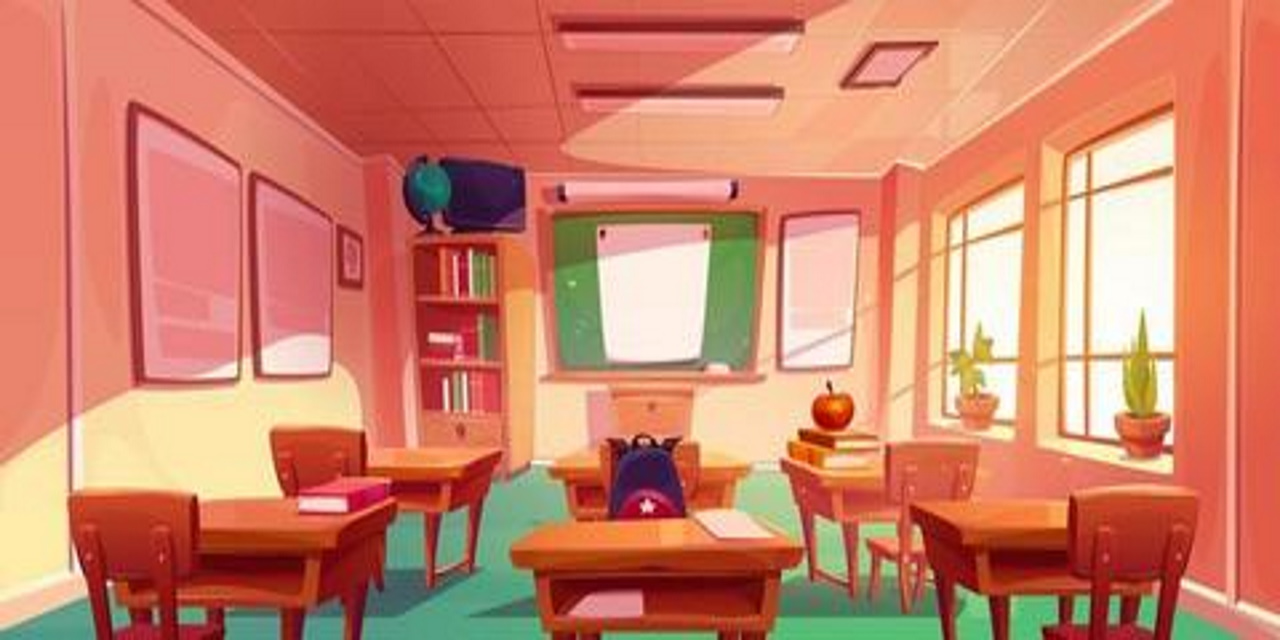

Rendered tile map (Tiled .tmx) drawn with the repository's tilesets; below, a short description and the full map source, tile grids included:
An orthogonal 40x20 tile map with 32x32 px tiles, 1 tile layer (Tilelaag 1) and 7 objects (7x Wall).

<map version="1.2" tiledversion="1.2.3" orientation="orthogonal" renderorder="right-down" width="40" height="20" tilewidth="32" tileheight="32" infinite="0" nextlayerid="3" nextobjectid="9">
 <tileset firstgid="1" name="tiles_spritesheet" tilewidth="32" tileheight="32" tilecount="800" columns="40">
  <image source="classroomlvl2.png" width="1280" height="640" />
 </tileset>
 <layer id="1" name="Tilelaag 1" width="40" height="20">
  <data encoding="csv">
1,2,3,4,5,6,7,8,9,10,11,12,13,14,15,16,17,18,19,20,21,22,23,24,25,26,27,28,29,30,31,32,33,34,35,36,37,38,39,40,
41,42,43,44,45,46,47,48,49,50,51,52,53,54,55,56,57,58,59,60,61,62,63,64,65,66,67,68,69,70,71,72,73,74,75,76,77,78,79,80,
81,82,83,84,85,86,87,88,89,90,91,92,93,94,95,96,97,98,99,100,101,102,103,104,105,106,107,108,109,110,111,112,113,114,115,116,117,118,119,120,
121,122,123,124,125,126,127,128,129,130,131,132,133,134,135,136,137,138,139,140,141,142,143,144,145,146,147,148,149,150,151,152,153,154,155,156,157,158,159,160,
161,162,163,164,165,166,167,168,169,170,171,172,173,174,175,176,177,178,179,180,181,182,183,184,185,186,187,188,189,190,191,192,193,194,195,196,197,198,199,200,
201,202,203,204,205,206,207,208,209,210,211,212,213,214,215,216,217,218,219,220,221,222,223,224,225,226,227,228,229,230,231,232,233,234,235,236,237,238,239,240,
241,242,243,244,245,246,247,248,249,250,251,252,253,254,255,256,257,258,259,260,261,262,263,264,265,266,267,268,269,270,271,272,273,274,275,276,277,278,279,280,
281,282,283,284,285,286,287,288,289,290,291,292,293,294,295,296,297,298,299,300,301,302,303,304,305,306,307,308,309,310,311,312,313,314,315,316,317,318,319,320,
321,322,323,324,325,326,327,328,329,330,331,332,333,334,335,336,337,338,339,340,341,342,343,344,345,346,347,348,349,350,351,352,353,354,355,356,357,358,359,360,
361,362,363,364,365,366,367,368,369,370,371,372,373,374,375,376,377,378,379,380,381,382,383,384,385,386,387,388,389,390,391,392,393,394,395,396,397,398,399,400,
401,402,403,404,405,406,407,408,409,410,411,412,413,414,415,416,417,418,419,420,421,422,423,424,425,426,427,428,429,430,431,432,433,434,435,436,437,438,439,440,
441,442,443,444,445,446,447,448,449,450,451,452,453,454,455,456,457,458,459,460,461,462,463,464,465,466,467,468,469,470,471,472,473,474,475,476,477,478,479,480,
481,482,483,484,485,486,487,488,489,490,491,492,493,494,495,496,497,498,499,500,501,502,503,504,505,506,507,508,509,510,511,512,513,514,515,516,517,518,519,520,
521,522,523,524,525,526,527,528,529,530,531,532,533,534,535,536,537,538,539,540,541,542,543,544,545,546,547,548,549,550,551,552,553,554,555,556,557,558,559,560,
561,562,563,564,565,566,567,568,569,570,571,572,573,574,575,576,577,578,579,580,581,582,583,584,585,586,587,588,589,590,591,592,593,594,595,596,597,598,599,600,
601,602,603,604,605,606,607,608,609,610,611,612,613,614,615,616,617,618,619,620,621,622,623,624,625,626,627,628,629,630,631,632,633,634,635,636,637,638,639,640,
641,642,643,644,645,646,647,648,649,650,651,652,653,654,655,656,657,658,659,660,661,662,663,664,665,666,667,668,669,670,671,672,673,674,675,676,677,678,679,680,
681,682,683,684,685,686,687,688,689,690,691,692,693,694,695,696,697,698,699,700,701,702,703,704,705,706,707,708,709,710,711,712,713,714,715,716,717,718,719,720,
721,722,723,724,725,726,727,728,729,730,731,732,733,734,735,736,737,738,739,740,741,742,743,744,745,746,747,748,749,750,751,752,753,754,755,756,757,758,759,760,
761,762,763,764,765,766,767,768,769,770,771,772,773,774,775,776,777,778,779,780,781,782,783,784,785,786,787,788,789,790,791,792,793,794,795,796,797,798,799,800
</data>
 </layer>
 <objectgroup id="2" name="Objectlaag 1">
  <object id="2" type="Wall" x="0" y="32">
   <polygon points="0,0 1280,0 1280,-32 0,-32" />
  </object>
  <object id="3" type="Wall" x="0" y="576">
   <polygon points="0,0 960,0 1280,0 1280,64 0,64" />
  </object>
  <object id="4" type="Wall" x="32" y="576">
   <polygon points="0,0 0,-576 -32,-576 -32,0" />
  </object>
  <object id="5" type="Wall" x="1248" y="0">
   <polygon points="0,0 0,576 32,576 32,0" />
  </object>
  <object id="6" type="Wall" x="960" y="512">
   <polygon points="0,0 224,0 224,64 0,64" />
  </object>
  <object id="7" type="Wall" x="512" y="576">
   <polygon points="0,0 0,-32 288,-32 288,0 0,0" />
  </object>
  <object id="8" type="Wall" x="64" y="576">
   <polygon points="0,0 0,-64 288,-64 288,0" />
  </object>
 </objectgroup>
</map>